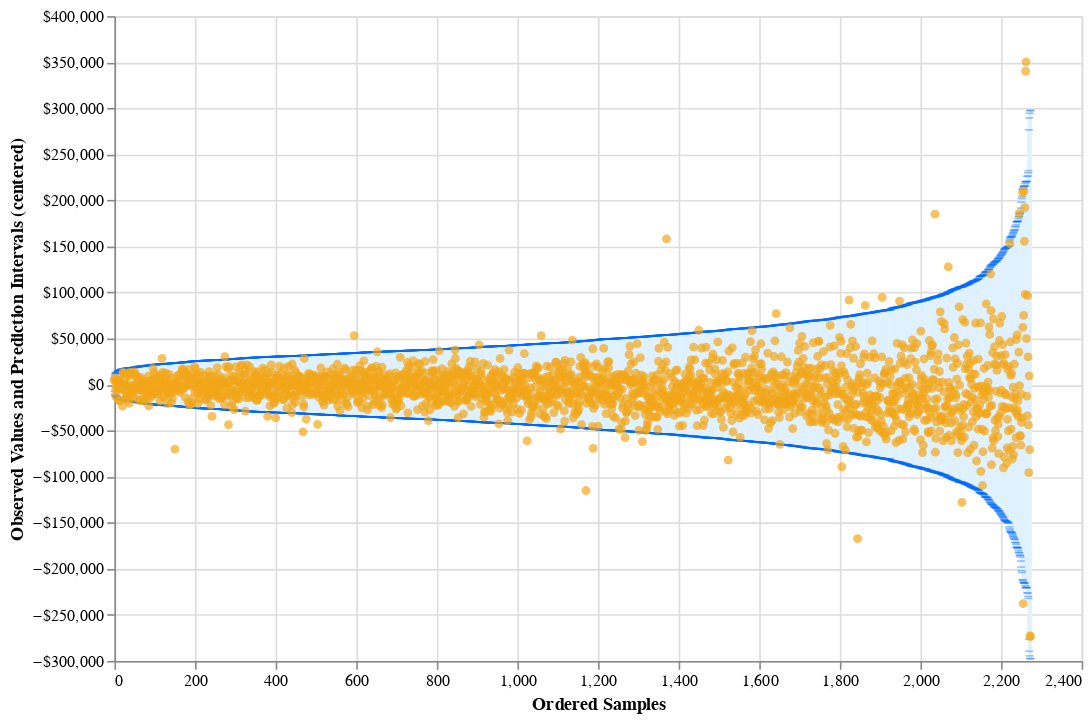

The cell this chart's notebook holds for it:
### Code cell
print("Prediction Intervals Plot")
chart2

### Figure 1 — Vega-Lite specification as saved in the notebook (floating-point values rounded to 4 significant figures; data arrays with more than 128 entries replaced by an {"elided": "..."} marker saying what was removed)
{"config": {"view": {"continuousWidth": 400, "continuousHeight": 300}}, "layer": [{"mark": {"type": "bar", "opacity": 0.8, "width": 2}, "encoding": {"color": {"value": "#e0f2ff"}, "tooltip": [{"field": "idx", "format": ",d", "title": "Sample Index", "type": "quantitative"}, {"field": "y_true", "format": "$,d", "title": "Actual Price (Centered)", "type": "quantitative"}, {"field": "y_pred", "format": "$,d", "title": "Predicted Price (Centered)", "type": "quantitative"}, {"field": "y_pred_low", "format": "$,d", "title": "Predicted Lower Price", "type": "quantitative"}, {"field": "y_pred_upp", "format": "$,d", "title": "Predicted Upper Price", "type": "quantitative"}, {"field": "y_pred_width", "format": "$,d", "title": "Prediction Interval Width", "type": "quantitative"}], "x": {"field": "idx", "scale": {"domain": [0, 2274], "padding": 0}, "title": "", "type": "quantitative"}, "y": {"field": "y_pred_low", "scale": {"domain": [-273650, 350361], "padding": 0}, "title": "", "type": "quantitative"}, "y2": {"field": "y_pred_upp", "title": null}}, "transform": [{"calculate": "(datum['y_pred_upp'] - datum['y_pred_low'])", "as": "y_pred_width"}]}, {"mark": {"type": "tick", "opacity": 0.4, "orient": "horizontal", "thickness": 1, "width": 5}, "encoding": {"color": {"value": "#006aff"}, "x": {"field": "idx", "title": "", "type": "quantitative"}, "y": {"field": "y_pred_low", "title": "", "type": "quantitative"}}, "transform": [{"calculate": "(datum['y_pred_upp'] - datum['y_pred_low'])", "as": "y_pred_width"}]}, {"mark": {"type": "tick", "opacity": 0.4, "orient": "horizontal", "thickness": 1, "width": 5}, "encoding": {"color": {"value": "#006aff"}, "x": {"field": "idx", "title": "", "type": "quantitative"}, "y": {"field": "y_pred_upp", "title": "", "type": "quantitative"}}, "transform": [{"calculate": "(datum['y_pred_upp'] - datum['y_pred_low'])", "as": "y_pred_width"}]}, {"mark": {"type": "circle", "size": 30}, "encoding": {"color": {"value": "#f2a619"}, "tooltip": [{"field": "idx", "format": ",d", "title": "Sample Index", "type": "quantitative"}, {"field": "y_true", "format": "$,d", "title": "Actual Price (Centered)", "type": "quantitative"}, {"field": "y_pred", "format": "$,d", "title": "Predicted Price (Centered)", "type": "quantitative"}, {"field": "y_pred_low", "format": "$,d", "title": "Predicted Lower Price", "type": "quantitative"}, {"field": "y_pred_upp", "format": "$,d", "title": "Predicted Upper Price", "type": "quantitative"}, {"field": "y_pred_width", "format": "$,d", "title": "Prediction Interval Width", "type": "quantitative"}], "x": {"axis": {"format": ",d"}, "field": "idx", "title": "Ordered Samples", "type": "quantitative"}, "y": {"axis": {"format": "$,d"}, "field": "y_true", "title": "Observed Values and Prediction Intervals (centered)", "type": "quantitative"}}, "transform": [{"calculate": "(datum['y_pred_upp'] - datum['y_pred_low'])", "as": "y_pred_width"}]}], "data": {"name": "data-01b10d7f4cc7566ad681270739c6dbc6"}, "height": 400, "width": 600, "$schema": "https://vega.github.io/schema/vega-lite/v4.17.0.json", "datasets": {"data-01b10d7f4cc7566ad681270739c6dbc6": {"elided": "2274 records"}}}
